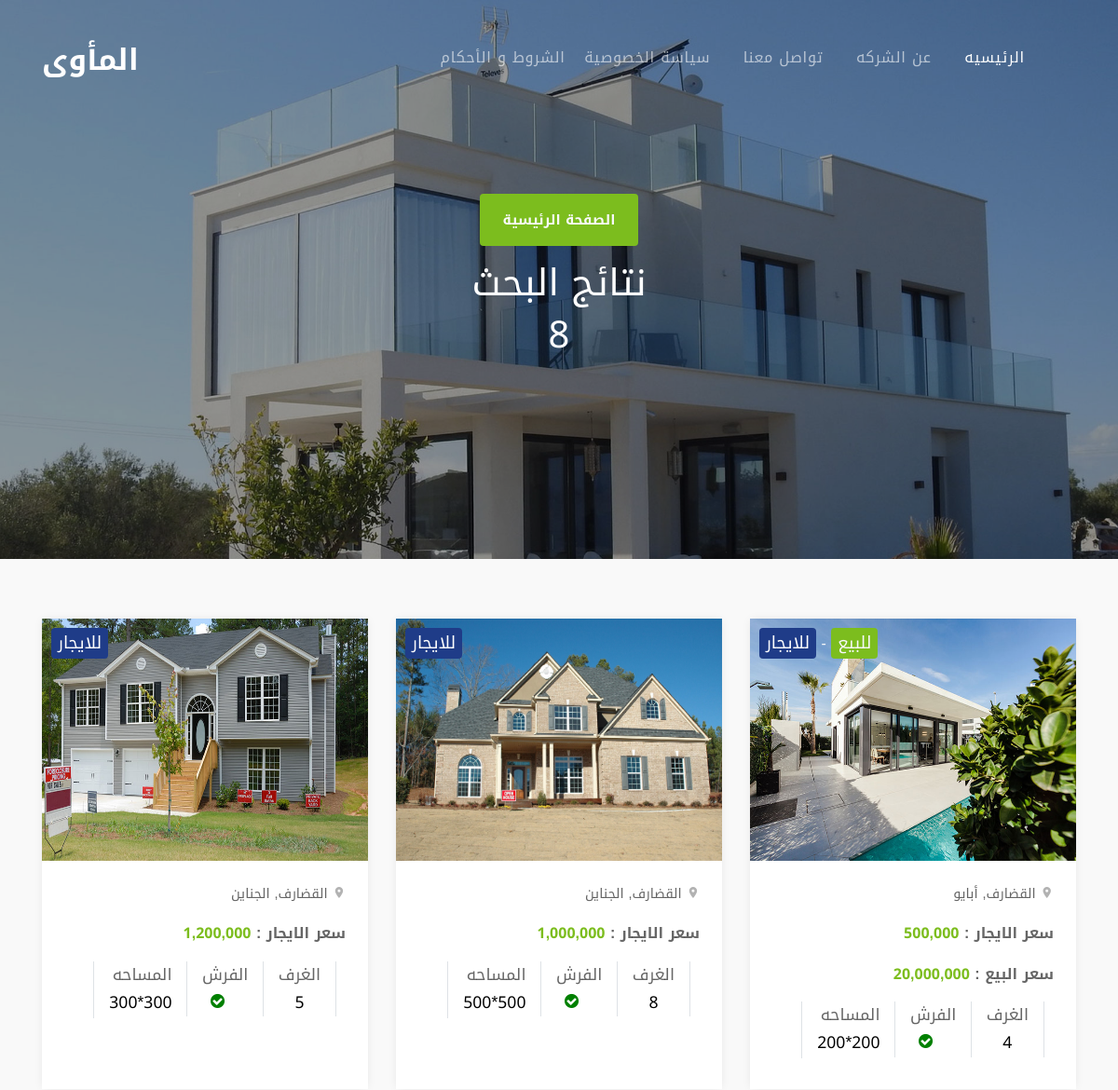
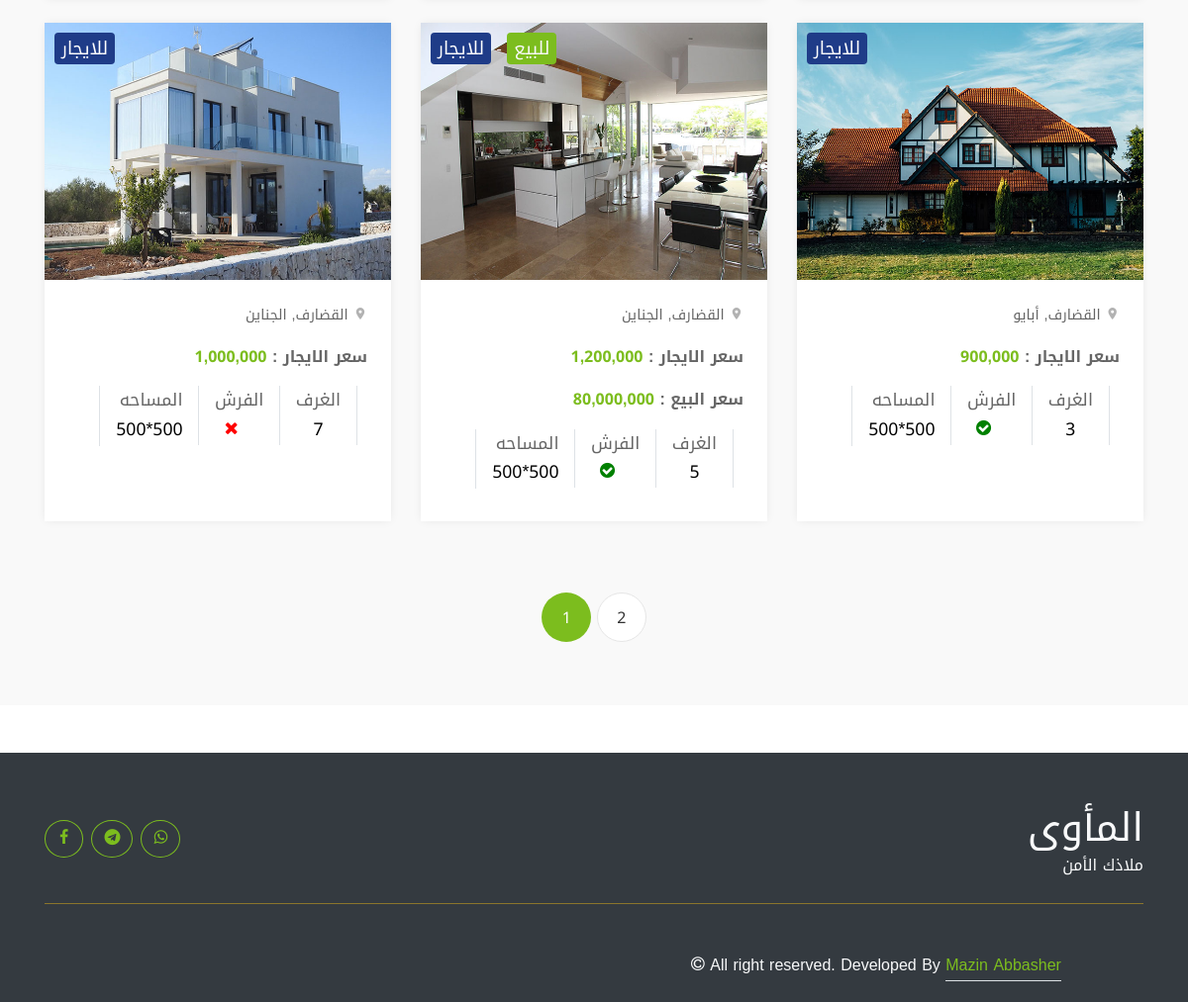
Screenshot of /search with the database file from the repository (2 pictures, top to bottom).
### api/models.py (models this page shows, shortened)
class House(models.Model):
    region = models.ForeignKey(Region,on_delete=models.PROTECT)
    rooms = models.IntegerField()
    ready = models.BooleanField(default=False)
    price = models.IntegerField()
    for_sale = models.BooleanField(default=False)
    for_rent = models.BooleanField(default=True)
    is_available = models.BooleanField(default=True)
    description = models.CharField(max_length=600)
    area = models.CharField(max_length=25)
    owner = models.ForeignKey(Owner,on_delete=models.PROTECT)
    sequence = models.IntegerField(default = 100)
    main_image = models.ImageField(upload_to='images/',null=True,blank=True)
    sale_price = models.IntegerField(default=0,null=True)
    date = models.DateTimeField(auto_now=True,null=True)
    special = models.BooleanField(default=False)
    private_description = models.CharField(max_length=500,default="")

class Region(models.Model):
    name = models.CharField(max_length=30)
    name_english = models.CharField(max_length=30)
    state = models.ForeignKey(State,on_delete=models.PROTECT)
    sequence = models.IntegerField(default = 100)
    is_available = models.BooleanField(default=True)

class State(models.Model):
    name = models.CharField(max_length=30)
    name_english = models.CharField(max_length=30)
    sequence = models.IntegerField(default = 100)

### api/views.py (the view, shortened to what this page needs)
# urls.py: path('search',views.search,name="search"),
def search(request):
    if request.method == 'POST':
        offer_type = request.POST.get('offer-types')
        is_ready = request.POST.get('is_ready')
        region_id = request.POST.get('select-region')
        price_range = request.POST.get('price-range')
    elif request.method == "GET":
        offer_type = request.GET.get('offer_type')
        is_ready = request.GET.get('is_ready')
        region_id = request.GET.get('region_id')
        price_range = request.GET.get('price_range')
    filters = Q(is_available=True)  # Assuming you only want available houses
    if offer_type:
        if offer_type == 'rent':
            filters &= Q(for_rent=True)
        elif offer_type == 'sale':
            filters &= Q(for_sale=True)
    if is_ready:
        filters &= Q(ready=(is_ready == 'ready'))
    if region_id:
        filters &= Q(region__id=region_id)
    results = House.objects.filter(filters)
    count = results.count()
    paginator = Paginator(results, 6)  # Show 10 objects per page
    page_number = request.GET.get('page',1)
    houses = paginator.get_page(page_number)
    context = {
        "houses" : houses,
        "offer_type" : offer_type,
        "price_range" : price_range,
        "region_id" : region_id,
        "is_ready" : is_ready,
        "count" : count,
    }
    return render(request, 'search.html', context=context)

### templates/search.html (shortened to what this page needs)
<!DOCTYPE html>
{% load static %}
{% load humanize %}
<html lang="en">
  <head>
    <link rel="stylesheet" href="{% static "fonts/icomoon/style.css" %}">
    <link rel="stylesheet" href="{% static "css/bootstrap.min.css" %}">
    <link rel="stylesheet" href="{% static "css/magnific-popup.css" %}">
    <link rel="stylesheet" href="{% static "css/jquery-ui.css" %}">
    <link rel="stylesheet" href="{% static "css/owl.carousel.min.css" %}">
    <link rel="stylesheet" href="{% static "css/owl.theme.default.min.css" %}">
    <link rel="stylesheet" href="{% static "css/bootstrap-datepicker.css" %}">
    <link rel="stylesheet" href="{% static "css/mediaelementplayer.css" %}">
    <link rel="stylesheet" href="{% static "css/animate.css" %}">
    <link rel="stylesheet" href="{% static "fonts/flaticon/font/flaticon.css" %}">
    <link rel="stylesheet" href="{% static "css/fl-bigmug-line.css" %}">
    <link rel="stylesheet" href="{% static "css/aos.css" %}">
    <link rel="stylesheet" href="{% static "css/style.css" %}">
  </head>
  <body>
  <div class="site-wrap">
      <div class="site-navbar mt-4">
        <div class="container py-1">
          <div class="row align-items-center">
            <div class="col-8 col-md-8 col-lg-4">
              <h1 class="mb-0"><a href="{% url "api:home" %}" class="text-white h2 mb-0"><strong>المأوى</strong></a></h1>
            </div>
            <div class="col-4 col-md-4 col-lg-8" dir="rtl">
              <nav class="site-navigation text-right text-md-right" role="navigation">
                <ul class="site-menu js-clone-nav d-none d-lg-block ">
                  <li class="active">
                    <a href="{% url "api:home" %}">الرئيسيه</a>
                  </li>
                  <li><a href="{% url "api:about" %}">عن الشركه</a></li>
                  <li><a href="{% url "api:contact" %}">تواصل معنا</a></li>
                  <li><a href="{% url "api:privacy" %}">سياسة الخصوصية</a></li>
                  <li><a href="{% url "api:terms" %}">الشروط و الأحكام</a></li>
                </ul>
              </nav>
            </div>
          </div>
        </div>
      </div>
      <div class="site-blocks-cover inner-page-cover overlay" style="background-image: url({% static "images/hero_bg_4.jpg" %});" data-aos="fade">
        <div class="container">
          <div class="row align-items-center justify-content-center text-center">
            <div class="col-md-10">
              <p><a href="{% url "api:home" %}" class="btn btn-white btn-outline-white py-3 px-4 rounded-1 btn-2">الصفحة الرئيسية</a></p>
              <h1 class="mb-2">نتائج البحث</h1>
              <h1 class="mb-2">{{count}}</h1>
            </div>
          </div>
        </div>
      </div>
    <div class="site-section site-section-sm bg-light"id="mycontainer">
        <div class="container">
            <div class="row mb-5"dir="rtl">
              {% for house in houses %}
                <div class="col-md-6 col-lg-4 mb-4">
                  <div class="property-entry h-100">
                    <a href="{% url "api:details" pk=house.pk %}" class="property-thumbnail">
                      {% if house.for_sale and house.for_rent %}
                      <div class="offer-type-wrap" >
                        <span class="d-inline-block offer-type bg-success text-light">للبيع</span>
                        <span class="text-light"> - </span>
                        <span class="d-inline-block offer-type bg-primary">للايجار</span>
                      </div>
                      {% elif house.for_sale %}
                      <div class="offer-type-wrap" >
                        <span class="d-inline-block offer-type bg-success text-light">للبيع</span>
                      </div>
                      {% elif house.for_rent %}
                      <div class="offer-type-wrap">
                        <span class="d-inline-block offer-type bg-primary">للايجار</span>
                      </div>
                      {% endif %}
                      {% if house.main_image %}
                      <img src="{{ house.main_image.url }}" alt="Image" style="height:260px;width:370px;" class="img-fluid w-100">
                      {% else %}
                      <img src="{% static 'logo.png'%}" class="img-fluid w-100" style="height:260px;width:370px;" alt="logo">
                      {% endif %}
                    </a>
                    <div class="p-4 property-body" style = "text-align:right;">
                      <span class="property-location d-block mb-3"><span class="property-icon icon-room"></span> {{ house.region.state.name }}, {{ house.region.name }}</span>
                      {% if house.for_rent%}
                        <p><strong>سعر الايجار : </strong>
                        <strong class="text-success font-weight-bold">{{house.price|intcomma}}</strong></p>
                        {% endif %}
                        {% if house.for_sale%}
                        <p><strong>سعر البيع : </strong>
                        <strong class="text-success font-weight-bold">{{house.sale_price|intcomma}}</strong></p>
                      {% endif %}
                      <ul class="property-specs-wrap mb-3 mb-lg-0">
                        <li>
                          <span class="property-specs border-left border-right px-3" style="font-size: 1.1rem;">الغرف</span>
                          <span class="property-specs-number border-left border-right" style="font-size: 1.1rem; display: flex;justify-content: center;">{{ house.rooms }}</span>
                        </li>
                        <li>
                          <span class="property-specs border-left pl-3" style="font-size: 1.1rem;">الفرش</span>
                          {% if house.ready %}
                          <span class="property-specs-number border-left" style="font-size: 1.1rem;display: block;text-align: center;">
                            <i class="icon-check-circle " style="color: green; "></i>
                          </span>
                          {% else %}
                          <span class="property-specs-number border-left" style="font-size: 1.1rem;display: block;text-align: center;">
                            <i class="icon-close" style="color: red; "></i>
                          </span>
                          {% endif %}
                        </li>
                        <li>
                          <span class="property-specs border-left pl-3" style="font-size: 1.1rem;">المساحه</span>
                          <span class="property-specs-number border-left pl-3" style="font-size: 1.1rem;">{{ house.area }}</span>
                        </li>
                      </ul>
                    </div>
                  </div>
                </div>
              {% endfor %}
            </div>
            <div class="row">
              <div class="col-md-12 text-center">
                <div class="site-pagination">
                  {% if houses.paginator.num_pages > 1 %}
                  <a href="?page=1&price_range={{price_range}}&offer_type={{offer_type}}&region_id={{region_id}}&is_ready={{is_ready}}#mycontainer" {% if houses.number == 1 %}class="active"{% endif %}>1</a>
                  {% endif %}
                  {% if houses.paginator.num_pages > 1 %}
                    <a href="?page={{ houses.paginator.num_pages }}&price_range={{price_range}}&offer_type={{offer_type}}&region_id={{region_id}}&is_ready={{is_ready}}#mycontainer" {% if houses.number == houses.paginator.num_pages %}class="active"{% endif %}>{{ houses.paginator.num_pages }}</a>
                  {% endif %}
                </div>
              </div>
            </div>
        </div>
    </div>
       <div class="container-fluid bg-dark text-white-50 footer pt-1 mt-5" style="text-align:right;" dir="rtl">
        <div class="container pt-5">
            <div class="pb-4 mb-4" style="border-bottom: 1px solid rgba(226, 175, 24, 0.5) ;">
                <div class="row g-4">
                    <div class="col-lg-3">
                        <a href="#">
                            <h1 class="text-light mb-0">المأوى</h1>
                            <p class="text-light mb-0">ملاذك الأمن</p>
                        </a>
                    </div>
                    <div class="col-lg-6">
                  </div>
                    <div class="col-lg-3" >
                        <div class="d-flex justify-content-end pt-3">
                            <a class="btn btn-outline-success me-2 mx-1 btn-md-square rounded-circle" href="https://wa.me/+249127958201"><span class="icon-whatsapp"></a>                            <a class="btn btn-outline-success me-2 mx-1 btn-md-square rounded-circle" href="https://t.me/+249992025613"><span class="icon-telegram"></a>
                            <a class="btn btn-outline-success mr-1 btn-md-square rounded-circle" href="https://www.facebook.com/profile.php?id=61561040094874"><span class="icon-facebook"style="padding:2px;"></a>
                        </div>
                    </div>
                </div>
            </div>
        </div>
        <div class="container-fluid copyright bg-dark py-4">
          <div class="container">
              <div class="row">
                  <div class="col-md-6 text-center text-md-start mb-3 mb-md-0">
                    <span class="text-light"><i class="icon-copyright text-light me-2"></i> All right reserved. Developed By <a class="border-bottom text-success" href="https://www.linkedin.com/in/mazin-abbasher-15a506232">Mazin Abbasher</a>
                    </span>
                  </div>
              </div>
          </div>
        </div>
      </div>
  </div>
  </body>
</html>

### templates/search.html (style rules this page uses)
html, body, div, span, h1, h2, h3, h4, h5, h6, p, a, button, input, textarea { font-family: 'Noto Kufi Arabic', sans-serif; }

### rows the page displays
House: for_sale "للبيع", main_image (picture), region.state.name "القضارف", region.name "أبايو", price "500,000", sale_price "20,000,000", rooms "4", ready True (drawn), area "200*200"
House: for_sale "للايجار", main_image (picture), region.state.name "القضارف", region.name "الجناين", price "1,000,000", rooms "8", ready True (drawn), area "500*500"
House: for_sale "للايجار", main_image (picture), region.state.name "القضارف", region.name "الجناين", price "1,200,000", rooms "5", ready True (drawn), area "300*300"
House: for_sale "للايجار", main_image (picture), region.state.name "القضارف", region.name "أبايو", price "900,000", rooms "3", ready True (drawn), area "500*500"
House: for_sale "للبيع", main_image (picture), region.state.name "القضارف", region.name "الجناين", price "1,200,000", sale_price "80,000,000", rooms "5", ready True (drawn), area "500*500"
House: for_sale "للايجار", main_image (picture), region.state.name "القضارف", region.name "الجناين", price "1,000,000", rooms "7", ready False (drawn), area "500*500"

### other values shown
{{ count }} "8"
{{ houses.paginator.num_pages }} "2"
